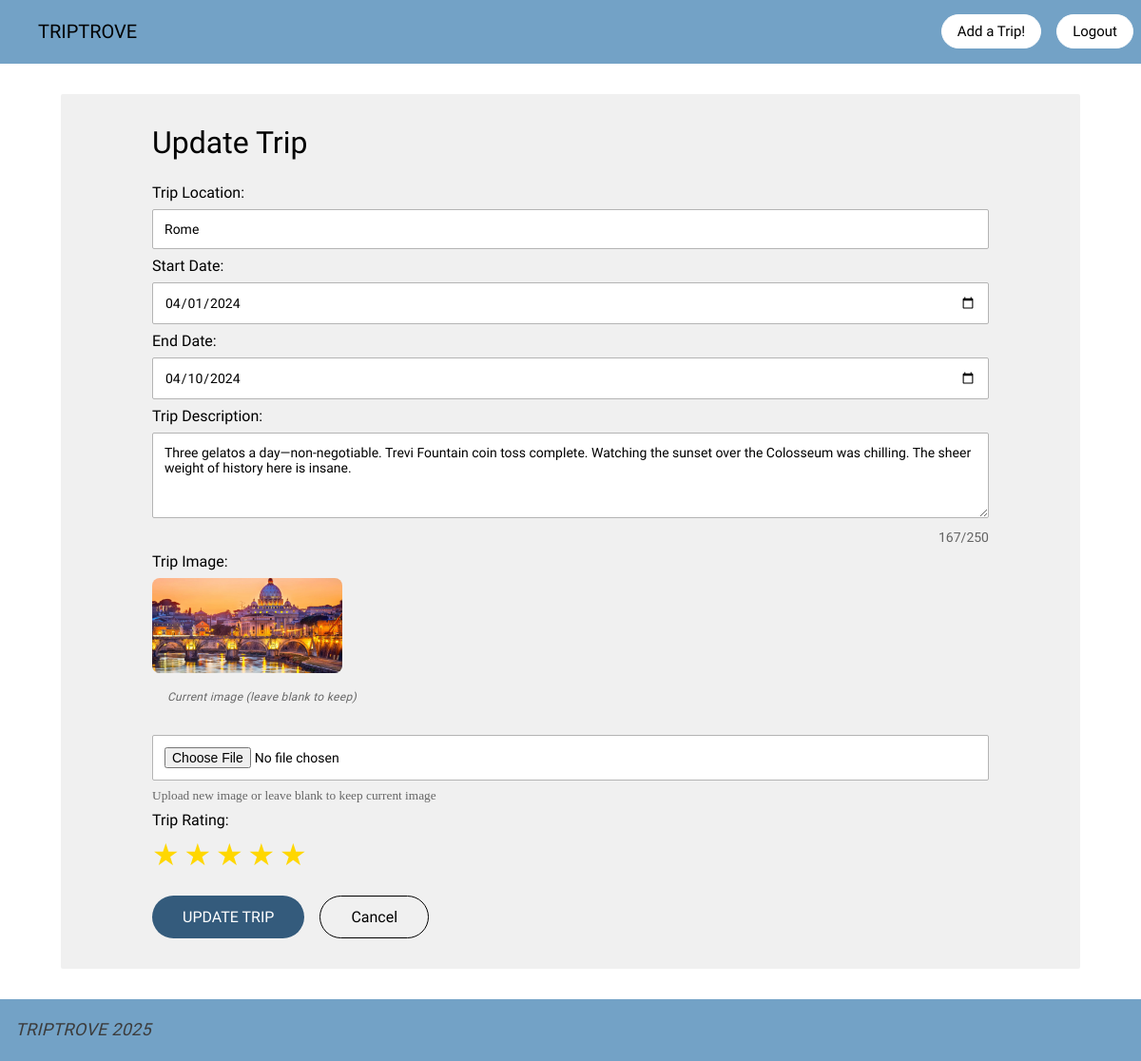
Screenshot of /update/34 (signed in) with the database file from the repository.
### tables this page shows
CREATE TABLE Trips (
            trip_id INTEGER PRIMARY KEY AUTOINCREMENT,
            trip_location TEXT NOT NULL,
            trip_start TEXT NOT NULL,
            trip_end TEXT NOT NULL,
            trip_image TEXT,
            trip_description TEXT,
            rating INTEGER DEFAULT 0 CHECK(rating >= 0 AND rating <= 5)
        , user_id INTEGER DEFAULT 1 NOT NULL);

### app.py (the view)
@app.route('/update/<int:trip_id>', methods=['POST','GET'])
@login_required
def update(trip_id):
    conn = sqlite3.connect('part_a.db')
    conn.row_factory = sqlite3.Row
    cursor = conn.cursor()
    if request.method == 'POST':
        trip_location = request.form.get('trip_location')
        trip_start = request.form.get('trip_start')
        trip_end = request.form.get('trip_end')
        trip_description = request.form.get('trip_description')
        rating = request.form.get('rating')
        import re
        from datetime import datetime
        if not re.match(r'^[a-zA-Z\s,.-]+$', trip_location):
            conn.close()
            return "Invalid location format. Only letters, spaces, commas, periods, and hyphens allowed.", 400
        try:
            start = datetime.strptime(trip_start, '%Y-%m-%d')
            end = datetime.strptime(trip_end, '%Y-%m-%d')
            if end < start:
                conn.close()
                return "End date must be after start date.", 400
        except ValueError:
            conn.close()
            return "Invalid date format.", 400
        if trip_description and len(trip_description) > 250:
            conn.close()
            return "Description must be 250 characters or less.", 400
        try:
            rating_int = int(rating)
            if rating_int < 1 or rating_int > 5:
                conn.close()
                return "Rating must be between 1 and 5.", 400
        except (ValueError, TypeError):
            conn.close()
            return "Invalid rating. Please select a rating.", 400
        if 'trip_image' in request.files and request.files['trip_image'].filename != '':
            file = request.files['trip_image']
            if file and allowed_file(file.filename):
                filename = secure_filename(file.filename)
                filename = f"{int(time.time())}_{filename}"
                file.save(os.path.join(app.config['UPLOAD_FOLDER'], filename))
                trip_image = f"uploads/{filename}"
            else:
                conn.close()
                return "Invalid file type. Please upload PNG, JPG, JPEG, GIF, or WEBP", 400
        else:
            cursor.execute('SELECT trip_image FROM Trips WHERE trip_id = ? AND user_id = ?', (trip_id, session['user_id']))
            result = cursor.fetchone()
            trip_image = result['trip_image'] if result else None
        cursor.execute('''
            UPDATE Trips
            SET trip_location = ?,
                trip_start = ?,
                trip_end = ?,
                trip_image = ?,
                trip_description = ?,
                rating = ?
            WHERE trip_id = ? AND user_id = ?
        ''', (trip_location, trip_start, trip_end, trip_image, trip_description, rating, trip_id, session['user_id']))
        conn.commit()
        conn.close()
        return redirect(url_for('index'))
    else:
        cursor.execute('SELECT * FROM Trips WHERE trip_id = ? AND user_id = ?', (trip_id, session['user_id']))
        trip = cursor.fetchone()
        conn.close()
        if trip is None:
            return "Trip not found", 404
        return render_template('update.html', trip=trip)

### app.py (called while the page is built)
def login_required(f):
    @wraps(f)
    def decorated_function(*args, **kwargs):
        if 'user_id' not in session:
            return redirect(url_for('login'))
        return f(*args, **kwargs)
    return decorated_function

### templates/update.html (shortened to what this page needs)
{% extends "base.html" %}
{% block head %}
<header>
    <h1>
        <a href="/">TRIPTROVE</a>
    </h1>
    <nav>
        <a href="/create">Add a Trip!</a>
        <a href="/logout">Logout</a>
    </nav>
</header>
{% endblock %}
{% block body %}
<div class="form-container">
    <h2>Update Trip</h2>
    <form action="{{ url_for('update', trip_id=trip['trip_id']) }}" method="POST" enctype="multipart/form-data" class="trip-form" id="updateForm">
        <div class="form-group">
            <label for="trip-location">Trip Location:</label>
            <input
                type="text"
                id="trip-location"
                name="trip_location"
                value="{{ trip['trip_location'] }}"
                placeholder="e.g., Paris, France"
                pattern="^[a-zA-Z\s,.-]+$"
                title="Location should only contain letters, spaces, commas, periods, and hyphens"
                required>
        </div>
        <div class="form-group">
            <label for="trip-start">Start Date:</label>
            <input
                type="date"
                id="trip-start"
                name="trip_start"
                value="{{ trip['trip_start'] }}"
                required>
        </div>
        <div class="form-group">
            <label for="trip-end">End Date:</label>
            <input
                type="date"
                id="trip-end"
                name="trip_end"
                value="{{ trip['trip_end'] }}"
                required>
        </div>
        <div class="form-group">
            <label for="trip-description">Trip Description:</label>
            <textarea
                id="trip-description"
                name="trip_description"
                rows="4"
                maxlength="250"
                placeholder="Describe your trip (max 250 characters)">{{ trip['trip_description'] }}</textarea>
            <span class="char-count"><span id="char-count">{{ trip['trip_description']|length if trip['trip_description'] else 0 }}</span>/250</span>
        </div>
        <div class="form-group">
            <label for="trip-image">Trip Image:</label>
            {% if trip['trip_image'] %}
            <div style="margin-bottom: 10px;">
                <img src="{{ url_for('static', filename=trip['trip_image']) }}" alt="Current image" style="max-width: 200px; border-radius: 8px;">
                <p style="font-size: 12px; color: #666;">Current image (leave blank to keep)</p>
            </div>
            {% endif %}
            <input
                type="file"
                id="trip-image"
                name="trip_image"
                accept="image/png, image/jpeg, image/jpg, image/gif, image/webp">
            <small style="color: #666;">Upload new image or leave blank to keep current image</small>
        </div>
        <div class="form-group">
            <label for="rating">Trip Rating:</label>
            <div class="rating-input">
                {% for star in range(1, 6) %}
                <span class="star-input {% if star <= trip['rating'] %}filled{% else %}empty{% endif %}" data-value="{{ star }}">★</span>
                {% endfor %}
            </div>
        </div>
        <div class="form-buttons">
            <button type="submit" class="submit-btn">UPDATE TRIP</button>
            <a href="/" class="cancel-btn">Cancel</a>
        </div>
    </form>
</div>
{% endblock %}
{% block footer %}
<p>TRIPTROVE 2025</p>
{% endblock %}

### static/style.css (style rules this page uses)
h1, h1 a { font-family: 'Nunito Sans', sans-serif; font-size: 20px; font-weight: lighter; color: rgb(1,1,1); padding: 0; padding-left: 1rem; border: none; background-color: transparent; border-radius: 0; text-decoration: none; }
h2 { font-family: 'Nunito Sans', sans-serif; font-size: 50px; font-weight: normal; color: rgb(0, 0, 0); padding-left: 2rem; }
p { font-family: 'Nunito Sans', sans-serif; font-size: 18px; font-weight: 300; font-style: italic; color: rgb(60, 60, 60); margin-left: 1rem; line-height: 1.6; letter-spacing: 0.3px; }
body { margin: 0; padding: 0; min-height: 100vh; display: flex; flex-direction: column; }
header { display: flex; justify-content: space-between; align-items: center; background-color: rgba(46, 116, 170, 0.667); padding: 0.5rem; }
nav { display: flex; gap: 1rem; position: relative; }
nav a { font-family: 'Nunito Sans', sans-serif; font-size: 15px; font-weight: lighter; color: rgb(1,1,1); text-decoration: none; padding: 0.5rem 0.1rem; padding-left: 1rem; padding-right: 1rem; border: 1px solid rgb(255, 255, 255); background-color: rgb(255, 255, 255); border-radius: 25px; display: inline-block; }
.form-container { max-width: 1200px; margin: 2rem 4rem; padding: 2rem 6rem; background-color: rgb(240, 240, 240); border-radius: 2px; }
.form-container h2 { font-family: 'Nunito Sans', sans-serif; font-size: 32px; font-weight: normal; color: rgb(1, 1, 1); margin: 0 0 1.5rem 0; padding: 0; }
.trip-form { display: flex; flex-direction: column; gap: 0.5rem; }
.form-group { display: flex; flex-direction: column; gap: 0.5rem; }
.form-group label { font-family: 'Nunito Sans', sans-serif; font-size: 16px; font-weight: normal; color: rgb(1, 1, 1); }
.form-group input, .form-group textarea { width: 100%; font-family: 'Nunito Sans', sans-serif; font-size: 14px; padding: 0.75rem; border: 1px solid rgb(180, 180, 180); border-radius: 2px; background-color: white; box-sizing: border-box; }
.form-group textarea { resize: vertical; }
input[type="date"] { cursor: pointer; }
.form-buttons { display: flex; gap: 1rem; margin-top: 1rem; }
.submit-btn { font-family: 'Nunito Sans', sans-serif; font-size: 16px; font-weight: normal; color: white; background-color: rgb(52, 91, 124); padding: 0.75rem 2rem; border: none; border-radius: 25px; cursor: pointer; transition: background-color 0.3s; }
.cancel-btn { font-family: 'Nunito Sans', sans-serif; font-size: 16px; font-weight: normal; color: rgb(1, 1, 1); background-color: transparent; padding: 0.75rem 2rem; border: 1px solid rgb(1, 1, 1); border-radius: 25px; text-decoration: none; display: inline-block; text-align: center; cursor: pointer; transition: background-color 0.3s; }
.rating-input { display: flex; gap: 0.3rem; cursor: pointer; }
.star-input { font-size: 32px; cursor: pointer; transition: transform 0.2s, opacity 0.2s; }
.star-input.filled { color: gold; }
.char-count { font-size: 14px; color: rgb(100, 100, 100); margin-top: 0.25rem; text-align: right; display: block; font-family: 'Nunito Sans', sans-serif; }

### rows the page displays
Trips: trip_location "Rome", trip_start "04/01/2024", trip_end "04/10/2024", trip_description "Three gelatos a day—non-negotiable. Trevi Fountain coin toss complete. Watching the sunset over the Colosseum was chilling. The sheer weight of history here is insane.", trip_image (picture)

### other values shown
{{ trip['trip_description']|length if trip['trip_description'] else 0 }} "167"
